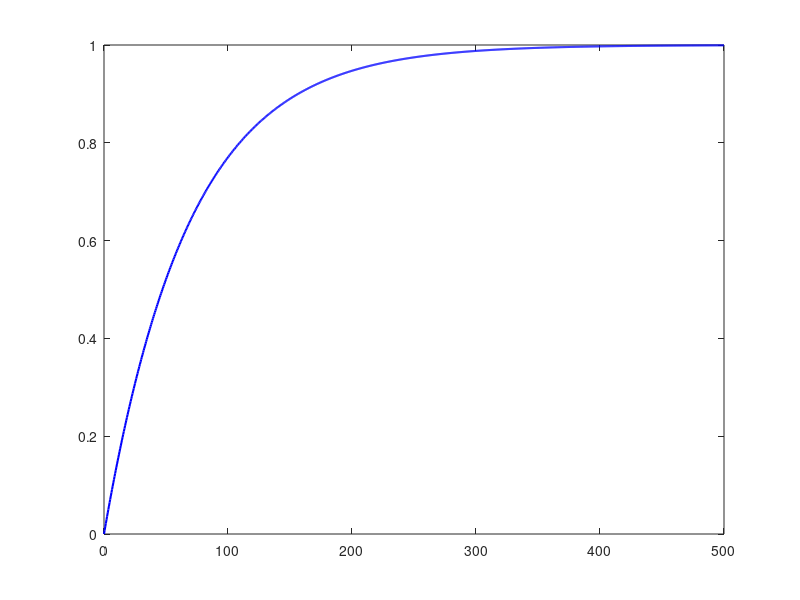

MATLAB code to generate this figure: (Note: this script raises an error after producing the figure.)
rho = 1000; % Dichte der Flüssigkeit in kg/Kubikmeter
A = 1; % Grundfläche in Quadratmeter
a = 0.003; % Querschnitt des Auslaufs in Quadratmeter
g = 9.81; % Erdbeschleunigung in m/Quadratsekunde
qzu = 6.0; % Stationärer Zufluss (im Arbeitspunkt) in kg/sec

c2=1/(rho*A);
c3=(a*a*rho*g)/(A*qzu);
num = [c3];
den = [1 c3]; 
G1 = tf(num, den);

% Simulation der Sprungantwort
t = 0:0.5:500; % Zeitvektor von 0 bis 500 Sekunden in Schritten von 0.5 s
[y, t] = step(G1, t);

% Berechnung des Verstärkungsfaktors (Endwert der Sprungantwort)
steady_state_value = y(end);

% Berechnung der Zeitkonstanten (63,2% des Endwerts)
target_value = 0.632 * steady_state_value;
T_index = find(y >= target_value, 1); % Index für ersten Punkt bei 63.2% des Endwerts
T_approx = t(T_index); % Zeitkonstante T

% Plot erstellen
figure;
plot(t, y, 'b-', 'LineWidth', 1.5); % Plot in Blau mit Linienbreite 1.5
hold on;
yline(steady_state_value, 'g--'); % Verstärkungsfaktor-Linie
xline(T_approx, 'r--'); % Zeitkonstanten-Linie
plot(T_approx, target_value, 'ro'); % Markierung des Punktes bei Zeitkonstante

% Horizontale Beschriftung des Verstärkungsfaktors und der Zeitkonstante
text(T_approx + 20, target_value, ['T = ', num2str(T_approx, '%.2f'), ' s'], 'Color', 'red', 'HorizontalAlignment', 'left');
text(20, steady_state_value - 0.05, ['K = ', num2str(steady_state_value, '%.2f'), ' m'], 'Color', 'green', 'HorizontalAlignment', 'left');

% Achsenbeschriftung und Titel
grid on;
xlabel('Zeit t (s)');
ylabel('Füllstand x(t) (m)');
title('Simulation des Füllstands für ein lineares Behältermodell L1 mit Zeitkonstante und Verstärkungsfaktor');
legend('Füllstand x(t)', 'Endwert (Gain)', 'Zeitkonstante (T)');
% Plot speichern
saveas(gcf, 'simulation_ergebnis_L2.png'); % Speichern des Plots als PNG-Datei